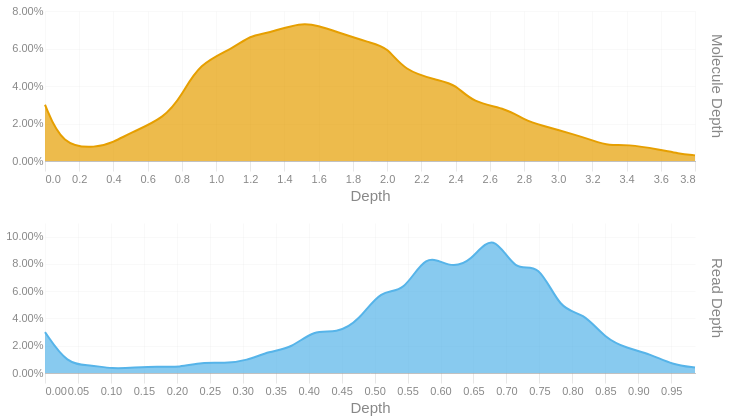

Notebook cell for this chart:
### Code cell
readdep = depth_hist(tb['Read Depth'], q99, 3)
readdep = readdep.with_columns(pl.lit('Read Depth').alias('Metric'))
if not SKIPLR:
    moldep = depth_hist(tb['Molecule Depth'], mol_q99, 1)
    moldep = moldep.with_columns(pl.lit('Molecule Depth').alias('Metric'))
    _hist = pl.concat([readdep, moldep])
    _hist = _hist.filter(pl.col('Proportion') != 0)
    with SafeRender(_hist):
        (
            alt.Chart(_hist)        
            .mark_area(interpolate = "basis")
            .encode(
                x=alt.X('Bin:Q').scale(domainMin=0).axis(alt.Axis(title='Depth')),
                y = alt.Y('Proportion:Q', title = None).axis(format = '.2%'),
                color = alt.Color('Metric:N').legend(None),
                row = alt.Row("Metric:N").header(title = None, labelOrient = 'right'),
                tooltip = [
                    alt.Tooltip("Metric:N", title = "Metric"),
                    alt.Tooltip('Interval:N', title = "Depth Interval"),
                    alt.Tooltip('Proportion:Q', title = "% Alignments").format('.2%')
                ]
            )
            .resolve_scale(x='independent', y='independent')
            .properties(
                height = 150, width = 650,
                usermeta={'embedOptions': {'downloadFileName': f'{samplename}.depth.hist'}}
            )
        ).display()
else:
    readdep = readdep.filter(pl.col('Proportion') != 0)
    with SafeRender(readdep):
        (
            alt.Chart(readdep)        
            .mark_area(interpolate = "basis")
            .encode(
                x=alt.X('Bin:Q').scale(domainMin=0).axis(alt.Axis(title='Depth')),
                y = alt.Y('Proportion:Q', title = None).axis(format = '.2%'),
                tooltip = [
                    alt.Tooltip('Interval:N', title = "Depth Interval"),
                    alt.Tooltip('Proportion:Q', title = "% Alignments").format('.2%')
                ]
            )
            .properties(
                usermeta={'embedOptions': {'downloadFileName': f'{samplename}.depth.hist'}}
            )
        ).display()

### Figure 1 — Vega-Lite specification as saved in the notebook (floating-point values rounded to 4 significant figures)
{"width": 650, "height": 150, "config": {"title": {"anchor": "start", "dy": -15, "fontSize": 18, "color": "#888888", "subtitleColor": "#888888", "subtitleFontSize": 14}, "arc": {"fill": "#0072B2"}, "axis": {"domainColor": "#888888", "domainWidth": 0.5, "gridWidth": 0.2, "grid": false, "titleFontWeight": 400, "titleFontSize": 15, "labelFontSize": 11, "labelColor": "#888888", "tickColor": "#888888", "tickWidth": 0.2, "titleColor": "#888888"}, "axisBand": {"grid": false}, "axisX": {"grid": true, "tickSize": 10, "domainCap": "round"}, "axisY": {"domain": false, "grid": true, "tickSize": 0, "domainCap": "round"}, "background": "transparent", "header": {"labelFontSize": 15, "labelColor": "#888888", "titleFontSize": 15, "titleFontWeight": 600, "titleColor": "#888888"}, "legend": {"labelFont": "sans-serif", "labelFontSize": 12, "labelColor": "#888888", "symbolSize": 100, "symbolType": "circle", "titleFontSize": 12, "titlePadding": 10, "titleColor": "#888888", "title": null}, "range": {"category": ["#E69F00", "#56B4E9", "#009E73", "#F0E442", "#0072B2", "#D55E00", "#CC79A7", "#000000"], "diverging": ["#cfe8f3", "#a2d4ec", "#73bfe2", "#46abdb", "#1696d2", "#12719e"]}, "area": {"fill": "#0072B2", "fillOpacity": 0.7, "line": true, "strokeOpacity": 0.7}, "line": {"color": "#0072B2", "stroke": "#0072B2", "strokeWidth": 2}, "trail": {"color": "#0072B2", "stroke": "#0072B2", "strokeWidth": 0, "size": 1}, "point": {"filled": true, "fillOpacity": 1.0, "size": 95}, "text": {"color": "#888888", "fontSize": 11, "align": "right", "fontWeight": 400, "size": 11}, "bar": {"fill": "#0072B2", "stroke": null}, "view": {"stroke": null, "continuousWidth": 660, "continuousHeight": 400}}, "data": {"name": "data-2feb5a7aa5f1a40233fcb7eb6437a221"}, "mark": {"type": "area", "interpolate": "basis"}, "encoding": {"color": {"field": "Metric", "legend": null, "type": "nominal"}, "row": {"field": "Metric", "header": {"title": null, "labelOrient": "right"}, "type": "nominal"}, "tooltip": [{"field": "Metric", "title": "Metric", "type": "nominal"}, {"field": "Interval", "title": "Depth Interval", "type": "nominal"}, {"field": "Proportion", "format": ".2%", "title": "% Alignments", "type": "quantitative"}], "x": {"axis": {"title": "Depth"}, "field": "Bin", "scale": {"domainMin": 0}, "type": "quantitative"}, "y": {"axis": {"format": ".2%"}, "field": "Proportion", "title": null, "type": "quantitative"}}, "resolve": {"scale": {"x": "independent", "y": "independent"}}, "usermeta": {"embedOptions": {"downloadFileName": "S1_Annapolis_15.depth.hist"}}, "$schema": "https://vega.github.io/schema/vega-lite/v6.1.0.json", "datasets": {"data-2feb5a7aa5f1a40233fcb7eb6437a221": [{"Bin": 0.0, "Interval": "0.0-0.034", "Proportion": 0.03, "Metric": "Read Depth"}, {"Bin": 0.034, "Interval": "0.034-0.068", "Proportion": 0.006, "Metric": "Read Depth"}, {"Bin": 0.068, "Interval": "0.068-0.102", "Proportion": 0.006, "Metric": "Read Depth"}, {"Bin": 0.102, "Interval": "0.102-0.136", "Proportion": 0.003, "Metric": "Read Depth"}, {"Bin": 0.136, "Interval": "0.136-0.17", "Proportion": 0.004, "Metric": "Read Depth"}, {"Bin": 0.17, "Interval": "0.17-0.204", "Proportion": 0.005, "Metric": "Read Depth"}, {"Bin": 0.204, "Interval": "0.204-0.238", "Proportion": 0.004, "Metric": "Read Depth"}, {"Bin": 0.238, "Interval": "0.238-0.272", "Proportion": 0.008, "Metric": "Read Depth"}, {"Bin": 0.272, "Interval": "0.272-0.306", "Proportion": 0.007, "Metric": "Read Depth"}, {"Bin": 0.306, "Interval": "0.306-0.34", "Proportion": 0.009, "Metric": "Read Depth"}, {"Bin": 0.34, "Interval": "0.34-0.374", "Proportion": 0.016, "Metric": "Read Depth"}, {"Bin": 0.374, "Interval": "0.374-0.408", "Proportion": 0.018, "Metric": "Read Depth"}, {"Bin": 0.408, "Interval": "0.408-0.442", "Proportion": 0.032, "Metric": "Read Depth"}, {"Bin": 0.442, "Interval": "0.442-0.476", "Proportion": 0.029, "Metric": "Read Depth"}, {"Bin": 0.476, "Interval": "0.476-0.51", "Proportion": 0.038, "Metric": "Read Depth"}, {"Bin": 0.51, "Interval": "0.51-0.544", "Proportion": 0.062, "Metric": "Read Depth"}, {"Bin": 0.544, "Interval": "0.544-0.578", "Proportion": 0.058, "Metric": "Read Depth"}, {"Bin": 0.578, "Interval": "0.578-0.612", "Proportion": 0.089, "Metric": "Read Depth"}, {"Bin": 0.612, "Interval": "0.612-0.646", "Proportion": 0.077, "Metric": "Read Depth"}, {"Bin": 0.646, "Interval": "0.646-0.68", "Proportion": 0.081, "Metric": "Read Depth"}, {"Bin": 0.68, "Interval": "0.68-0.714", "Proportion": 0.105, "Metric": "Read Depth"}, {"Bin": 0.714, "Interval": "0.714-0.748", "Proportion": 0.072, "Metric": "Read Depth"}, {"Bin": 0.748, "Interval": "0.748-0.782", "Proportion": 0.083, "Metric": "Read Depth"}, {"Bin": 0.782, "Interval": "0.782-0.816", "Proportion": 0.045, "Metric": "Read Depth"}, {"Bin": 0.816, "Interval": "0.816-0.85", "Proportion": 0.045, "Metric": "Read Depth"}, {"Bin": 0.85, "Interval": "0.85-0.884", "Proportion": 0.025, "Metric": "Read Depth"}, {"Bin": 0.884, "Interval": "0.884-0.918", "Proportion": 0.018, "Metric": "Read Depth"}, {"Bin": 0.918, "Interval": "0.918-0.952", "Proportion": 0.014, "Metric": "Read Depth"}, {"Bin": 0.952, "Interval": "0.952-0.986", "Proportion": 0.006, "Metric": "Read Depth"}, {"Bin": 0.986, "Interval": "0.986-1.02", "Proportion": 0.004, "Metric": "Read Depth"}, {"Bin": 0.0, "Interval": "0.0-0.1", "Proportion": 0.03, "Metric": "Molecule Depth"}, {"Bin": 0.1, "Interval": "0.1-0.3", "Proportion": 0.008, "Metric": "Molecule Depth"}, {"Bin": 0.3, "Interval": "0.3-0.4", "Proportion": 0.007, "Metric": "Molecule Depth"}, {"Bin": 0.4, "Interval": "0.4-0.5", "Proportion": 0.01, "Metric": "Molecule Depth"}, {"Bin": 0.5, "Interval": "0.5-0.7", "Proportion": 0.015, "Metric": "Molecule Depth"}, {"Bin": 0.7, "Interval": "0.7-0.8", "Proportion": 0.023, "Metric": "Molecule Depth"}, {"Bin": 0.8, "Interval": "0.8-0.9", "Proportion": 0.035, "Metric": "Molecule Depth"}, {"Bin": 0.9, "Interval": "0.9-1.1", "Proportion": 0.052, "Metric": "Molecule Depth"}, {"Bin": 1.1, "Interval": "1.1-1.2", "Proportion": 0.06, "Metric": "Molecule Depth"}, {"Bin": 1.2, "Interval": "1.2-1.3", "Proportion": 0.067, "Metric": "Molecule Depth"}, {"Bin": 1.3, "Interval": "1.3-1.5", "Proportion": 0.068, "Metric": "Molecule Depth"}, {"Bin": 1.5, "Interval": "1.5-1.6", "Proportion": 0.074, "Metric": "Molecule Depth"}, {"Bin": 1.6, "Interval": "1.6-1.7", "Proportion": 0.072, "Metric": "Molecule Depth"}, {"Bin": 1.7, "Interval": "1.7-1.9", "Proportion": 0.069, "Metric": "Molecule Depth"}, {"Bin": 1.9, "Interval": "1.9-2.0", "Proportion": 0.063, "Metric": "Molecule Depth"}, {"Bin": 2.0, "Interval": "2.0-2.1", "Proportion": 0.061, "Metric": "Molecule Depth"}, {"Bin": 2.1, "Interval": "2.1-2.3", "Proportion": 0.048, "Metric": "Molecule Depth"}, {"Bin": 2.3, "Interval": "2.3-2.4", "Proportion": 0.043, "Metric": "Molecule Depth"}, {"Bin": 2.4, "Interval": "2.4-2.5", "Proportion": 0.041, "Metric": "Molecule Depth"}, {"Bin": 2.5, "Interval": "2.5-2.7", "Proportion": 0.031, "Metric": "Molecule Depth"}, {"Bin": 2.7, "Interval": "2.7-2.8", "Proportion": 0.028, "Metric": "Molecule Depth"}, {"Bin": 2.8, "Interval": "2.8-2.9", "Proportion": 0.022, "Metric": "Molecule Depth"}, {"Bin": 2.9, "Interval": "2.9-3.1", "Proportion": 0.019, "Metric": "Molecule Depth"}, {"Bin": 3.1, "Interval": "3.1-3.2", "Proportion": 0.014, "Metric": "Molecule Depth"}, {"Bin": 3.2, "Interval": "3.2-3.3", "Proportion": 0.011, "Metric": "Molecule Depth"}, {"Bin": 3.3, "Interval": "3.3-3.4", "Proportion": 0.008, "Metric": "Molecule Depth"}, {"Bin": 3.4, "Interval": "3.4-3.6", "Proportion": 0.009, "Metric": "Molecule Depth"}, {"Bin": 3.6, "Interval": "3.6-3.7", "Proportion": 0.006, "Metric": "Molecule Depth"}, {"Bin": 3.7, "Interval": "3.7-3.8", "Proportion": 0.004, "Metric": "Molecule Depth"}, {"Bin": 3.8, "Interval": "3.8-3.98", "Proportion": 0.003, "Metric": "Molecule Depth"}]}}
